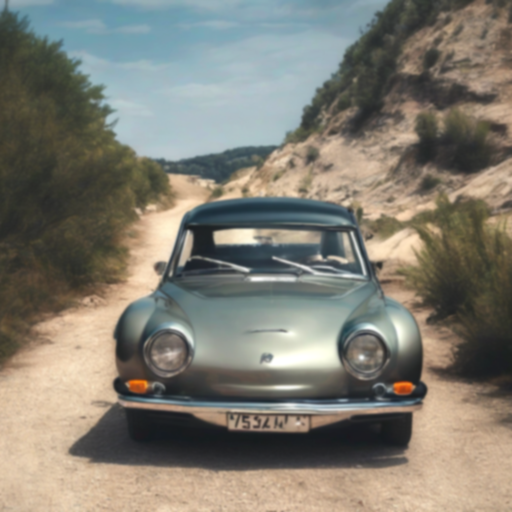
#> input picture Enhancing AI generated images/car for coding.png, 1024 x 1024 px (shown at 1/2 size)
$ python -i new1.py   (imports and definitions only)
#> lines starting #> are read from the running program, lines starting #| are printed output that depends on the picture
#> further down, picture is the input picture: PIL image 1024x1024 RGB; mean R, G, B 128.2, 124.9, 114.5
import time
import requests
from PIL import Image, ImageEnhance, ImageFilter
from io import BytesIO
from config import HF_API_KEY

MODELS = [
    "ByteDance/SDXL-Lightning",
    "black-forest-labs/FLUX.1-dev",
    "stabilityai/stable-diffusion-xl-base-1.0",
]

HEADERS = {"Authorization": f"Bearer {HF_API_KEY}", "Accept": "image/png"}

# [34 lines left out: function generate_image_from_text, not called in this run]

def post_process_image(image):
    """Returns the processed PIL.Image (same I/O as your code)."""
    image = ImageEnhance.Brightness(image).enhance(1.2)
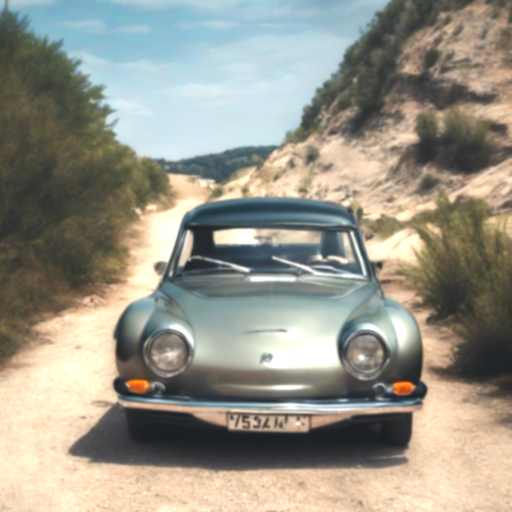
#> image: PIL image 1024x1024 RGB (shown at 1/2 size); mean R, G, B 151.5, 149.1, 136.8
    image = ImageEnhance.Contrast(image).enhance(1.3)
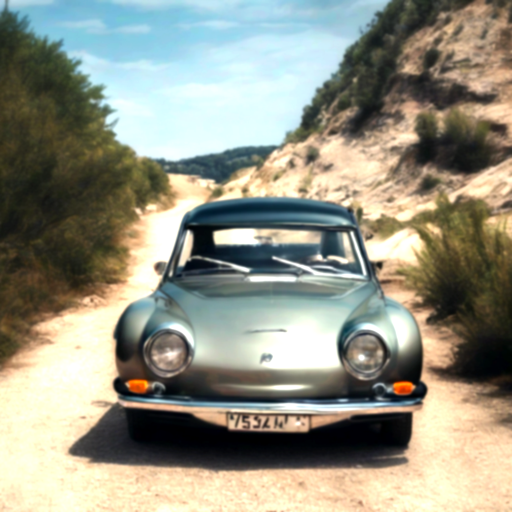
#> image: PIL image 1024x1024 RGB (shown at 1/2 size); mean R, G, B 147.1, 147.3, 132.1
    return image.filter(ImageFilter.GaussianBlur(radius=2))

# [27 lines left out: function main, not called in this run]

# [2 lines not run here, left out]


>>> from PIL import Image
>>> picture = Image.open('car for coding.png')
>>> result = post_process_image(picture)
